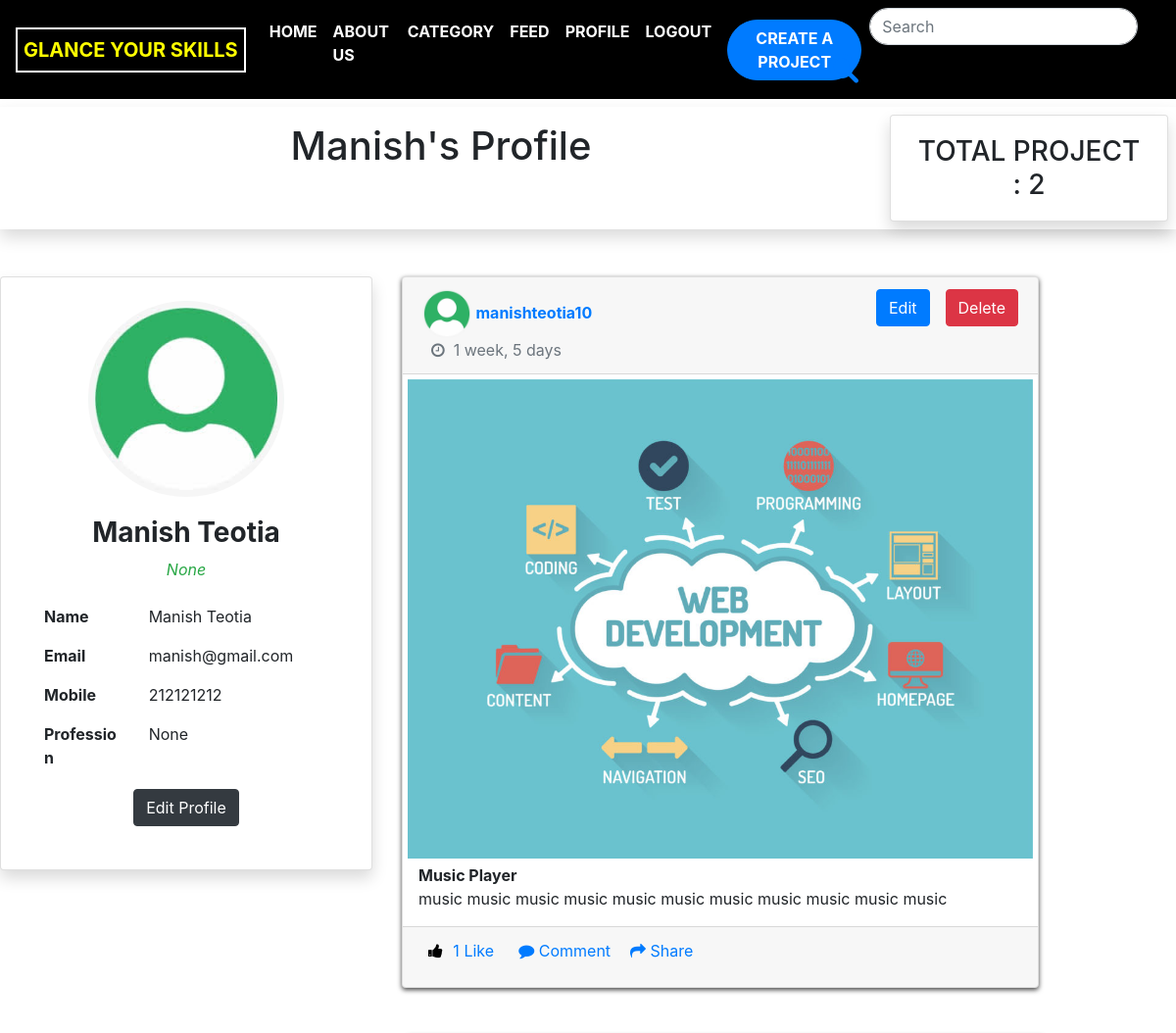
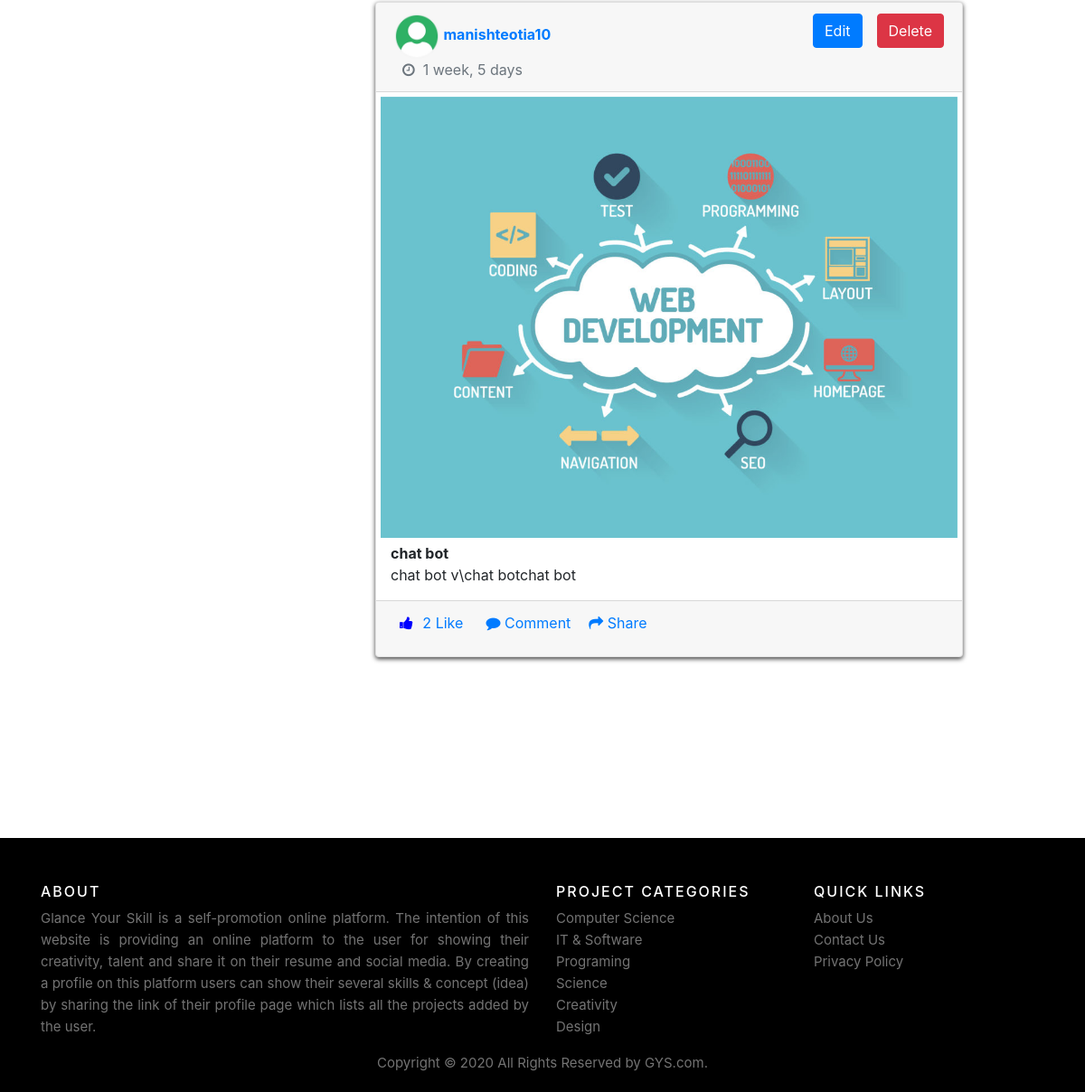
The page /myprofile/ (signed in) on the database its author committed (2 pictures, top to bottom).
### Glance_Skills_App/models/auth.py (models this page shows, shortened)
class extendeduser(models.Model):
    user = models.OneToOneField(User,default=None,on_delete=models.CASCADE)
    phone_number = models.CharField(max_length=15)
    age = models.IntegerField(null=True,blank=True)
    profession = models.CharField(null=True,max_length=50)
    bio = models.CharField(null=True,max_length=256)
    image = models.ImageField(upload_to='images/user_images/',null=True , default = "/images/user_images/defaultuser.jpeg")

### Glance_Skills_App/models/projects.py (models this page shows, shortened)
class Project(models.Model):
    user = models.ForeignKey(User,on_delete=models.CASCADE)
    category = models.ForeignKey(ProjectCategory,on_delete=models.CASCADE)
    project_name = models.CharField(max_length=256)
    short_description = models.CharField(max_length=150)
    description = models.CharField(max_length=256)
    likes = models.ManyToManyField(User,related_name='posts')
    image = models.ImageField(upload_to='images/project_images/')
    video = models.FileField(upload_to='video/project_video/')
    external_link = models.URLField(max_length=256)
    created_by = models.DateTimeField(auto_now_add=True)

### Glance_Skills_App/views/feed.py (the view, shortened to what this page needs)
# urls.py: path('myprofile/',views.MyProfile.as_view(),name='myprofile'),
class MyProfile(View):
    def get(self,request):
        extradetails = extendeduser.objects.get(user=request.user)
        projects = Project.objects.filter(user=request.user)
        liked_project = Project.objects.filter(likes=request.user)
        for project in projects:
            print(project.user.extendeduser.image.url)
        context = {
            'extradetails':extradetails,
            'projects':projects,
            'project_counts':projects.count(),
            'liked_project':liked_project,
        }
        return render(request,'feed/myprofile.html',context)

### Glance_Skills_App/templates/feed/myprofile.html (shortened to what this page needs)
{% extends 'base.html' %}{% load static %}{% load custom_tags %}  {% block content %}
<link rel="stylesheet" href="{% static 'css/comment.css' %}" />
<section>
  <div class="container-fluid profile-header lighten-4">
    <div class="row mt-2 shadow">
      <div class="col-9 text-center">
        <h1 class="profile-text text-center p-3 text-capitalize">
          {{user.first_name}}'s Profile
        </h1>
      </div>
      <div class="col-3 p-2">
        <div
          class="
            total-projects
            text-center
            card card-body
            text-uppercase
            shadow
          "
        >
          <h3 class="my-auto">Total Project : {{project_counts}}</h3>
        </div>
      </div>
    </div>
  </div>
</section>
<section>
  <div class="conatiner-fluid">
    <div class="row mt-5">
      <div class="col-4">
        <div class="card shadow p-4 mb-4 bg-white rounded">
          <img
            src="{{extradetails.image.url}}"
            class="mx-auto d-block rounded-circle"
            style="border-width: 6px"
            width="200"
            height="200"
          />
          <div class="card-body">
            <h3 class="card-title mb-2 font-weight-bold text-center">
              {{extradetails.user.first_name}}&nbsp;{{extradetails.user.last_name}}
            </h3>
            <div class="card-text">
              <p class="text-center font-italic text-success">
                {{extradetails.bio}}
              </p>
              <div class="row pt-2">
                <div class="col-4 font-weight-bold">
                  <p>Name</p>
                  <p>Email</p>
                  <p>Mobile</p>
                  <p>Profession</p>
                </div>
                <div class="col">
                  <p class="text-capitalize">
                    {{extradetails.user.first_name}}&nbsp;{{extradetails.user.last_name}}
                  </p>
                  <p>{{extradetails.user.email}}</p>
                  <p>{{extradetails.phone_number}}</p>
                  <p class="text-capitalize">{{extradetails.profession}}</p>
                </div>
              </div>
              <div class="row">
                <div class="col-12 text-center mt-1">
                  <c:if test="${ username eq loggedInUser.getUsername()}">
                    <a
                      role="botton"
                      class="btn btn-dark text-white"
                      href="{% url 'editprofile' %}"
                      >Edit Profile</a
                    >
                  </c:if>
                </div>
              </div>
            </div>
          </div>
        </div>
      </div>
      {% for project in projects %} {% if forloop.counter == 1 %}
      <div class="col-7 mb-5">
        {% else %}
        <div class="col-7 offset-4 mb-3">
          {% endif %}
          <div
            class="card project"
            style="
              width: 650px;
              -webkit-box-shadow: 0px 2px 5px 0px rgba(0, 0, 0, 0.75);
            "
          >
            <div class="card-header p-header">
              <a href="#" role="button">
                <img
                  src="{{extradetails.image.url}}"
                  class="rounded-circle"
                  width="50"
                  height="50"
                />
                <span class="font-weight-bold p_u_name">{{user.username}}</span>
              </a>
              <span>
                <a
                  role="button"
                  class="btn btn-danger float-right"
                  onclick="return confirm('Are you really want to delete')"
                  href="#"
                  >Delete</a
                >
                <a
                  role="button"
                  class="btn btn-primary float-right mr-3"
                  href="{% url 'editprofile' %}"
                  >Edit</a
                >
              </span>
              <div class="text-muted ms-4">&nbsp;
                <i class="fa fa-clock-o"></i>&nbsp;&nbsp;{{project.created_by | timesince}}
              </div>
            </div>
            {% if project.image %}
            <div class="text-center">
              <img
                class="img-fluid"
                src="{{project.image.url}}"
                style="padding: 5px"
                alt="Image"
              />
            </div>
            {% endif %}
            <p class="pl-3">
              <strong>{{project.project_name}}</strong><br /><span
                >{{project.short_description}}</span
              >
            </p>
            <div class="card-footer" style="display: inherit">
              <form action="{% url 'like_post_profile' project.pk %}" method="post">
                {% csrf_token %} {% if project not in liked_project %}
                <button
                  class="fa fa-thumbs-up border-0"
                  style="background: none"
                  type="submit"
                  name="project_id"
                  value="{{project.id}}"
                ></button>
                <a class="card-link">{{project.likes.count}} Like</a>
                {% else %}
                <button
                  class="fa fa-thumbs-up border-0"
                  style="color: blue; background: none"
                  aria-hidden="true"
                  type="submit"
                  name="project_id"
                  value="{{project.id}}"
                ></button>
                <a class="card-link">{{project.likes.count}} Like</a>
                {% endif %}
              </form>
              <pre>   </pre>
              <a href="#demo" class="card-link" data-bs-toggle="collapse"
                ><i class="fa fa-comment"></i> {{commen}} Comment</a
              >
              <a href="#" class="card-link"
                ><i class="fa fa-mail-forward"></i> Share</a
              >
            </div>
          </div>
        </div>
      </div>
      {% endfor %}
</section>
{% endblock %}

### Glance_Skills_App/static/css/comment.css (style rules this page uses)
a { text-decoration: none; }

### rows shown on the page
extendeduser: image (placeholder picture), user.first_name "Manish", user.last_name "Teotia", bio "None", user.email "manish@gmail.com", phone_number "212121212", profession "None"
Project: image (placeholder picture), created_by "1 week, 5 days", image (picture), project_name "Music Player", short_description "music music music music music music music music music music music", likes.count "1"
Project: image (placeholder picture), created_by "1 week, 5 days", image (picture), project_name "chat bot", short_description "chat bot v\\chat botchat bot", likes.count "2"

### other values the page prints
{{ user.first_name }} "Manish"
{{ project_counts }} "2"
{{ user.username }} "manishteotia10"
